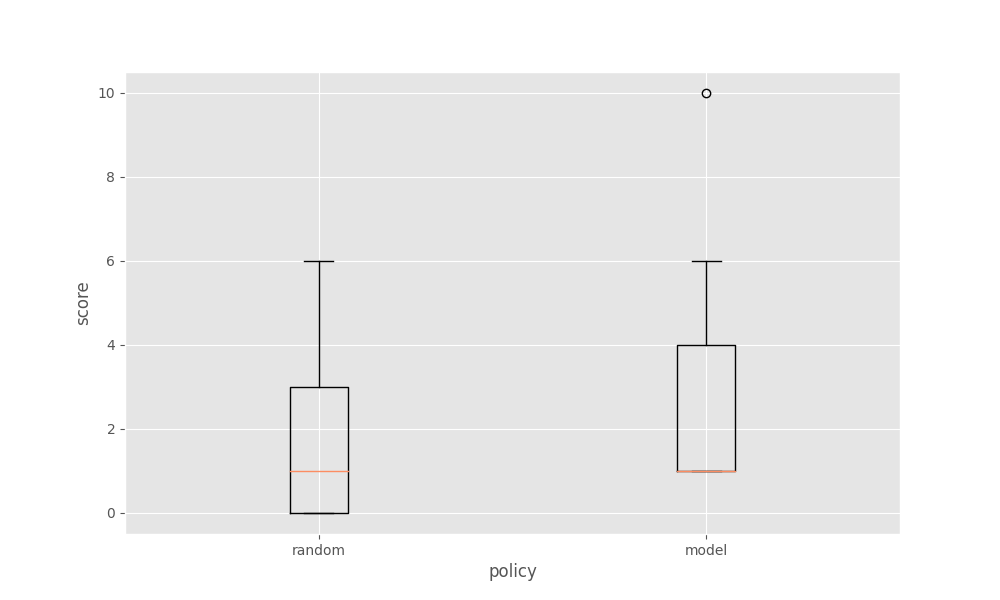

Source code (Python):
import numpy as np
import gym
import torch
from model import Net
from Actor import ENV
from utils import preproccess
import argparse
import matplotlib.pyplot as plt
import seaborn as sns
import warnings
from tqdm import tqdm
import collections

model_path = "/home/mukai/params/run_Ape-X_Breakout_2022-02-04_19-36"
device = torch.device('cuda:0' if torch.cuda.is_available() else 'cpu')



parser = argparse.ArgumentParser(description="Test parameter")
parser.add_argument("--random", action="store_true", help="action randam select")
parser.add_argument("--model" , type=str, default="480", help="model number")
args = parser.parse_args()

env = gym.make(ENV)
action_space = env.action_space.n
if not args.random:
    Model = Net(action_space).to(device)
    Model.load_state_dict(torch.load(f"{model_path}/model_step_{args.model}.pth"))


def decide_action(state: torch.Tensor) -> int:
    
    Model.eval()
    state.to(device)
    if args.random:
        output = env.action_space.sample()
    else:
        output = Model(state).max(1)[1].view(1, 1).to("cpu").item()
    
    return output


if __name__=="__main__":

    
    plt.style.use("ggplot")
    sns.set_palette('Set2')
    warnings.filterwarnings('ignore')
    score_model = []
    score_random = []
    frames = collections.deque(maxlen=4)
    for episode in tqdm(range(10)):
        for type in ["random", "model"]:
            total_reward = 0
            episode = 0
            frame = preproccess(env.reset())
            for _ in range(4):
                frames.append(frame)
            state = torch.FloatTensor(np.stack(frames, axis=0)[np.newaxis, ...]).cuda()
            done = False
            while not done:
                env.render()
                action = decide_action(state) if type == "model" else env.action_space.sample()
                next_state, reward, done, info = env.step(action)
                total_reward += reward
                if done or info["ale.lives"] != 5:
                    if type == "random":
                        score_random.append(total_reward)
                    elif type == "model":
                        score_model.append(total_reward)
                    frame = preproccess(env.reset())
                    for _ in range(4):
                        frames.append(frame)
                    break
                frames.append(preproccess(next_state))
                state = torch.FloatTensor(np.stack(frames, axis=0)[np.newaxis, ...]).cuda()
                episode += 1

    env.close()
    plt.figure(figsize=(10,6))
    plt.boxplot((score_random, score_model))
    plt.xlabel("policy")
    plt.ylabel("score")
    ax = plt.gca()
    plt.setp(ax,xticklabels = ['random','model'])
    plt.savefig("compare.png")